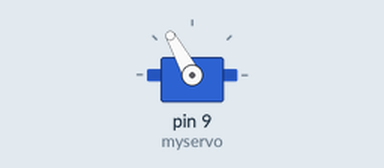
Recording of a sketch running on a simulated Arduino Mega 2560, built with avr-gcc and run on an emulated ATmega2560. Parts: servo. Random numbers use the default seed unless the sketch sets one; what the sketch prints to the serial monitor is not drawn.

Above: at 1.55 s.
At 4.75 s:
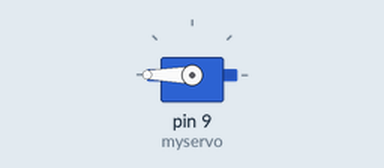
At 13.75 s:
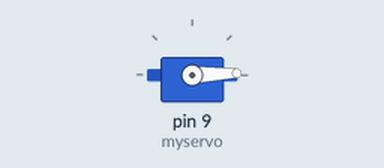
At 18.95 s:
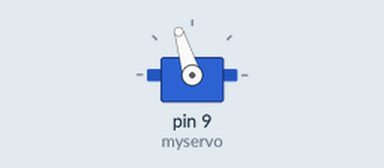
Timing chart, 0 to 24.9 s (numbered marks = the images above):
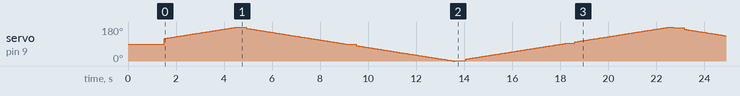

The sketch:

skannaRum.ino
```cpp
// ---------------------------------------------------------------------------
// This example shows how to use NewPing's ping_timer method which uses the Timer2 interrupt to get the
// ping time. The advantage of using this method over the standard ping method is that it permits a more
// event-driven sketch which allows you to appear to do two things at once. An example would be to ping
// an ultrasonic sensor for a possible collision while at the same time navigating. This allows a
// properly developed sketch to multitask. Be aware that because the ping_timer method uses Timer2,
// other features or libraries that also use Timer2 would be effected. For example, the PWM function on
// pins 3 & 11 on Arduino Uno (pins 9 and 11 on Arduino Mega) and the Tone library. Note, only the PWM
// functionality of the pins is lost (as they use Timer2 to do PWM), the pins are still available to use.
// NOTE: For Teensy/Leonardo (ATmega32U4) the library uses Timer4 instead of Timer2.
// ---------------------------------------------------------------------------
#include <NewPing.h>
#include <Servo.h>

#define TRIGGER_PIN  12  // Arduino pin tied to trigger pin on ping sensor.
#define ECHO_PIN     11  // Arduino pin tied to echo pin on ping sensor.
#define MAX_DISTANCE 200 // Maximum distance we want to ping for (in centimeters). Maximum sensor distance is rated at 400-500cm.

Servo myservo;  // create servo object to control a servo
NewPing sonar(TRIGGER_PIN, ECHO_PIN, MAX_DISTANCE); // NewPing setup of pins and maximum distance.

const int yMax=12;
const int xMax=yMax*2-1;
boolean karta[xMax][yMax];


int potpin = 0;  // analog pin used to connect the potentiometer
int vinkel=0;    // Vinkel
unsigned int pingSpeed = 50; // How frequently are we going to send out a ping (in milliseconds). 50ms would be 20 times a second.
unsigned long pingTimer;     // Holds the next ping time.
unsigned int servoSpeed = 50; // Hur ofta vrida servo
unsigned long servoTimer;     // Holds the next servovridtid.
boolean servoKlar=true;
boolean pingKlar=false;
int vinkelIntervall=1;
float avst;
int x=0,y=0;
int var=0;
int runsBeforeCheck=0;

void setup() {
  Serial.begin(115200); // Open serial monitor at 115200 baud to see ping results.
  myservo.attach(9);  // attaches the servo on pin 9 to the servo object
  pingTimer = millis(); // Start now.
  for(int y =0; y<yMax;y++){
    for(int x =0; x<xMax;x++){
      karta[x][y]=false;
    }
  }
  delay(1500);
}

void loop() {
 // if(var>10){

 //   var=0;
 // }else{
 //   var++;
 // }
  if(pingKlar&&millis() >= servoTimer){
    myservo.write(vinkel+90);                  // sets the servo position according to the scaled value
    pingTimer += pingSpeed;      // Set the next ping time.
    servoKlar=true;
    pingKlar=false;
    if(vinkel>=90) vinkelIntervall*=-1;
    else if(vinkel<=-90) vinkelIntervall*=-1;
    vinkel+=vinkelIntervall;     // scale it to use it with the servo (value between 0 and 180)
  }
  if (servoKlar&&millis() >= pingTimer) {   // pingSpeed milliseconds since last ping, do another ping.
    //sonar.ping_timer(echoCheck); // Send out the ping, calls "echoCheck" function every 24uS where you can check the ping status.
    avst=random(1,yMax);
    x=(float)avst*sin((((float)vinkel * 71) / 4068));
    y=(float)avst*cos((((float)vinkel * 71) / 4068));
    karta[x+(xMax/2)][y]=true;
    printMap();
    servoTimer += servoSpeed;
    pingKlar=true;
    servoKlar=false;
  }


  // Do other stuff here, really. Think of it as multi-tasking.
}

void echoCheck() { // Timer2 interrupt calls this function every 24uS where you can check the ping status.
  // Don't do anything here!
  if (sonar.check_timer()) { // This is how you check to see if the ping was received.
    // Here's where you can add code.
    Serial.print("Ping: ");
    Serial.print(sonar.ping_result / US_ROUNDTRIP_CM); // Ping returned, uS result in ping_result, convert to cm with US_ROUNDTRIP_CM.
    Serial.println("cm");
    avst = sonar.ping_result / US_ROUNDTRIP_CM;
  }
  // Don't do anything here!
}

void printMap(){
  if(runsBeforeCheck>90){
    for(int x =0; x<xMax;x++){
      Serial.print("\t");
      Serial.print(x-(xMax/2));
    }
    Serial.println();
    Serial.print("\t|");
    for(int x =0; x<xMax*8-9;x++){
      Serial.print("-");
    }
    Serial.println("|");
    for(int y = yMax-1; y>=0;y--){
      for(int x =0; x<xMax;x++){
        Serial.print("\t|");
      }
      Serial.println();
      Serial.print(y);
      for(int x =0; x<xMax;x++){
        if(karta[x][y]){
          Serial.print("\t|   x");
        }
        else{
          Serial.print("\t|");
        }
      }
      Serial.println(y);
      for(int x =0; x<xMax;x++){
        Serial.print("\t|");
      }
      Serial.println();
      Serial.print("\t|");
      for(int x =0; x<xMax*8-9;x++){
        Serial.print("-");
      }
      Serial.println("|");

    }
    for(int x =0; x<xMax;x++){
      Serial.print("\t");
      Serial.print(x-(xMax/2));
    }
    Serial.println();
    Serial.print("Vinkel: ");
    Serial.print(vinkel);
    Serial.print(" Avst: ");
    Serial.print(avst);
    Serial.print(" Pos: ");
    Serial.print(x);
    Serial.print(";");
    Serial.println(y);
    runsBeforeCheck=0;
  }
  runsBeforeCheck++;
}
```
